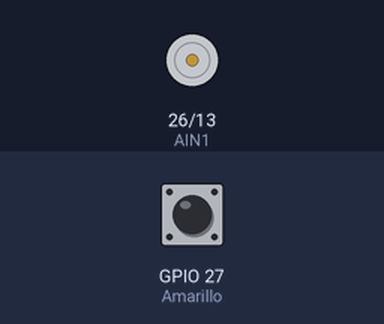
Recording of a program running on a simulated ESP32. On the bench: motor-driver pin pairs drawn as motors (green arrow = first pin HIGH = forward, orange = second pin HIGH = backward, longer = more drive). Inputs (shaded band) come from the test bench; at power-on: GPIO 27 (Amarillo) HIGH. What the program prints to the serial monitor is not drawn.

Above: at 0.1 s.
At 3.2 s:
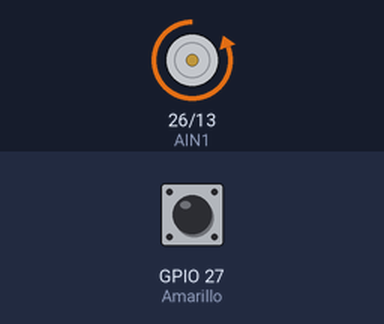
Timing chart, 0 to 4.7 s (numbered marks = the images above):
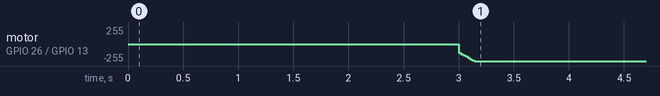

The program:

main.cpp
```cpp
#include <Arduino.h>

// Gpios
#define AIN2 13 // clockwise
#define AIN1 26 // counterclockwise
#define Amarillo 27 // Encoder Canal A
#define Azul 4      // Encoder Canal B

// Relación de transmisión y encoder
const float PPR = 11.0;
const float GEAR_RATIO = 35.0;
const float REAL_PPR = PPR * GEAR_RATIO;

volatile long encoderPulses = 0;
unsigned long previousMillis = 0;
const int interval = 20; // Tiempo de muestreo (20 ms)
const float dt = interval / 1000.0; // dt en segundos (0.02s)

// --- Constantes del Controlador PI ---
float Kp = 1.5; // 3.788
float Ki = 12.5; // 27.45

// --- Variables del PID ---
float setpoint_rpm = 75.0; // Velocidad objetivo 140
float integral = 0;

void IRAM_ATTR countPulses() {
  if (digitalRead(Azul) > 0) {
    encoderPulses++;
  } else {
    encoderPulses--;
  }
}

void setup() {
  Serial.begin(115200);
  pinMode(AIN1, OUTPUT);
  pinMode(AIN2, OUTPUT);
  pinMode(Amarillo, INPUT_PULLUP);
  pinMode(Azul, INPUT_PULLUP);

  attachInterrupt(digitalPinToInterrupt(Amarillo), countPulses, RISING);

  digitalWrite(AIN1, LOW);
  digitalWrite(AIN2, LOW);

  // Se actualiza el encabezado para reflejar el porcentaje
  Serial.println("Target,RPM,PWM,Error(%)");
  delay(3000);
}

void loop() {
  unsigned long currentMillis = millis();

  // Se ejecuta exactamente cada 20 ms
  if (currentMillis - previousMillis >= interval) {

    // 1. Leer las RPM actuales
    noInterrupts();
    long currentPulses = encoderPulses;
    encoderPulses = 0;
    interrupts();

    // Calculamos las RPM absolutas
    float rpm = abs(((float)currentPulses / REAL_PPR) * (60.0 / dt));

    // 2. Calcular el error absoluto y el error en porcentaje
    float error = setpoint_rpm - rpm;
    float error_porcentaje = 0.0;

    // Protección matemática contra división por cero
    if (setpoint_rpm != 0.0) {
      error_porcentaje = (error / setpoint_rpm) * 100.0;
    }

    // 3. Calcular la parte Integral con Anti-Windup (usa el error absoluto para la matemática del controlador)
    integral += error * dt;

    float max_integral = 255.0 / Ki;
    if (integral > max_integral) integral = max_integral;
    if (integral < -max_integral) integral = -max_integral;

    // 4. Ecuación del Controlador PI
    float control_signal = (Kp * error) + (Ki * integral);

    // 5. Saturación (Limitar la señal matemática al mundo real 0-255)
    int pwm_output = (int)control_signal;

    if (pwm_output > 255) pwm_output = 255;
    if (pwm_output < 0) pwm_output = 0;

    // 6. Aplicar la potencia al driver del motor
    digitalWrite(AIN1, LOW);
    analogWrite(AIN2, pwm_output);

    // 7. Enviar datos para el Serial Plotter
    Serial.print("Target:");
    Serial.print(setpoint_rpm);
    Serial.print(",");
    Serial.print("RPM:");
    Serial.print(rpm);
    Serial.print(",");
    Serial.print("PWM:");
    Serial.print(pwm_output/255.0*100.0); // Normalizamos a porcentaje
    Serial.print("%,");
    Serial.print(",");
    Serial.print("Error(%):");
    Serial.println(error_porcentaje);

    previousMillis = currentMillis;
  }
}
```

Measured:
- by itself, motor on GPIO 26 (AIN1) / GPIO 13 (AIN2): stopped → backward 255/255 at 3.0 s
